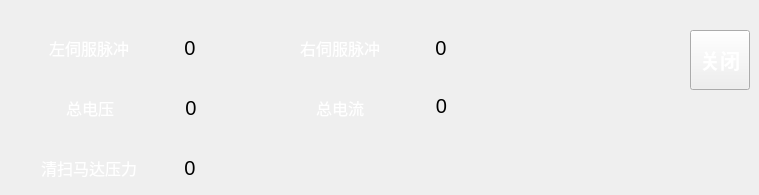
   <widget class="QWidget" name="tab">
    <attribute name="title">
     <string>运行数据</string>
    </attribute>
    <widget class="QPushButton" name="closePushButton1">
     <property name="geometry">
      <rect>
       <x>690</x>
       <y>30</y>
       <width>60</width>
       <height>60</height>
      </rect>
     </property>
     <property name="font">
      <font>
       <pointsize>15</pointsize>
       <weight>75</weight>
       <bold>true</bold>
      </font>
     </property>
     <property name="styleSheet">
      <string notr="true">color: rgb(255, 255, 255);</string>
     </property>
     <property name="text">
      <string>关闭</string>
     </property>
    </widget>
    <widget class="QLabel" name="label_3">
     <property name="geometry">
      <rect>
       <x>39</x>
       <y>30</y>
       <width>100</width>
       <height>36</height>
      </rect>
     </property>
     <property name="font">
      <font>
       <pointsize>12</pointsize>
      </font>
     </property>
     <property name="styleSheet">
      <string notr="true">color: rgb(255, 255, 255);
background-image: url(:/pic/field_bg.png);</string>
     </property>
     <property name="text">
      <string>左伺服脉冲</string>
     </property>
     <property name="alignment">
      <set>Qt::AlignCenter</set>
     </property>
    </widget>
    <widget class="QLabel" name="Fpj_Left_Servo_Pulse_label">
     <property name="geometry">
      <rect>
       <x>140</x>
       <y>30</y>
       <width>100</width>
       <height>36</height>
      </rect>
     </property>
     <property name="font">
      <font>
       <pointsize>15</pointsize>
      </font>
     </property>
     <property name="styleSheet">
      <string notr="true">background-image: url(:/pic/white_bg.png);</string>
     </property>
     <property name="text">
      <string>0</string>
     </property>
     <property name="alignment">
      <set>Qt::AlignCenter</set>
     </property>
    </widget>
    <widget class="QLabel" name="label_4">
     <property name="geometry">
      <rect>
       <x>290</x>
       <y>30</y>
       <width>100</width>
       <height>36</height>
      </rect>
     </property>
     <property name="font">
      <font>
       <pointsize>12</pointsize>
      </font>
     </property>
     <property name="styleSheet">
      <string notr="true">color: rgb(255, 255, 255);
background-image: url(:/pic/field_bg.png);</string>
     </property>
     <property name="text">
      <string>右伺服脉冲</string>
     </property>
     <property name="alignment">
      <set>Qt::AlignCenter</set>
     </property>
    </widget>
    <widget class="QLabel" name="Fpj_Right_Servo_Pulse_label">
     <property name="geometry">
      <rect>
       <x>391</x>
       <y>30</y>
       <width>100</width>
       <height>36</height>
      </rect>
     </property>
     <property name="font">
      <font>
       <pointsize>15</pointsize>
      </font>
     </property>
     <property name="styleSheet">
      <string notr="true">background-image: url(:/pic/white_bg.png);</string>
     </property>
     <property name="text">
      <string>0</string>
     </property>
     <property name="alignment">
      <set>Qt::AlignCenter</set>
     </property>
    </widget>
    <widget class="QLabel" name="label_5">
     <property name="geometry">
      <rect>
       <x>40</x>
       <y>90</y>
       <width>100</width>
       <height>36</height>
      </rect>
     </property>
     <property name="font">
      <font>
       <pointsize>12</pointsize>
      </font>
     </property>
     <property name="styleSheet">
      <string notr="true">color: rgb(255, 255, 255);
background-image: url(:/pic/field_bg.png);</string>
     </property>
     <property name="text">
      <string>总电压</string>
     </property>
     <property name="alignment">
      <set>Qt::AlignCenter</set>
     </property>
    </widget>
    <widget class="QLabel" name="Fpj_Total_Voltage_label">
     <property name="geometry">
      <rect>
       <x>141</x>
       <y>90</y>
       <width>100</width>
       <height>36</height>
      </rect>
     </property>
     <property name="font">
      <font>
       <pointsize>15</pointsize>
      </font>
     </property>
     <property name="styleSheet">
      <string notr="true">background-image: url(:/pic/white_bg.png);</string>
     </property>
     <property name="text">
      <string>0</string>
     </property>
     <property name="alignment">
      <set>Qt::AlignCenter</set>
     </property>
    </widget>
    <widget class="QLabel" name="label_6">
     <property name="geometry">
      <rect>
       <x>290</x>
       <y>90</y>
       <width>100</width>
       <height>36</height>
      </rect>
     </property>
     <property name="font">
      <font>
       <pointsize>12</pointsize>
      </font>
     </property>
     <property name="styleSheet">
      <string notr="true">color: rgb(255, 255, 255);
background-image: url(:/pic/field_bg.png);</string>
     </property>
     <property name="text">
      <string>总电流</string>
     </property>
     <property name="alignment">
      <set>Qt::AlignCenter</set>
     </property>
    </widget>
    <widget class="QLabel" name="Fpj_Total_Ampere_label">
     <property name="geometry">
      <rect>
       <x>391</x>
       <y>90</y>
       <width>101</width>
       <height>31</height>
      </rect>
     </property>
     <property name="font">
      <font>
       <pointsize>15</pointsize>
      </font>
     </property>
     <property name="styleSheet">
      <string notr="true">background-image: url(:/pic/white_bg.png);</string>
     </property>
     <property name="text">
      <string>0</string>
     </property>
     <property name="alignment">
      <set>Qt::AlignCenter</set>
     </property>
    </widget>
    <widget class="QLabel" name="Fpj_Sweeping_Motor_Pressure_label">
     <property name="geometry">
      <rect>
       <x>140</x>
       <y>150</y>
       <width>100</width>
       <height>36</height>
      </rect>
     </property>
     <property name="font">
      <font>
       <pointsize>15</pointsize>
      </font>
     </property>
     <property name="styleSheet">
      <string notr="true">background-image: url(:/pic/white_bg.png);</string>
     </property>
     <property name="text">
      <string>0</string>
     </property>
     <property name="alignment">
      <set>Qt::AlignCenter</set>
     </property>
    </widget>
    <widget class="QLabel" name="label_23">
     <property name="geometry">
      <rect>
       <x>39</x>
       <y>150</y>
       <width>100</width>
       <height>36</height>
      </rect>
     </property>
     <property name="font">
      <font>
       <pointsize>12</pointsize>
      </font>
     </property>
     <property name="styleSheet">
      <string notr="true">color: rgb(255, 255, 255);
background-image: url(:/pic/field_bg.png);</string>
     </property>
     <property name="text">
      <string>清扫马达压力</string>
     </property>
     <property name="alignment">
      <set>Qt::AlignCenter</set>
     </property>
    </widget>
   </widget>
